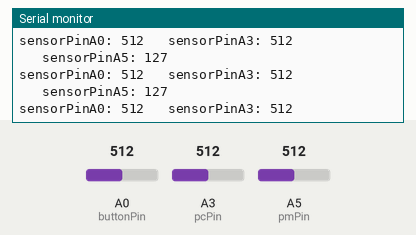
Recording of a sketch running on a simulated Arduino Uno, built with avr-gcc and run on an emulated ATmega328P. Parts: the last lines printed to the serial monitor. The test bench sets the inputs (shaded band); at power-on: A5 (pmPin) = 512, A0 (buttonPin) = 512, A3 (pcPin) = 512.

Above: at 1.2 s.
1.3 s: A5 (pmPin) set to 412
At 2.3 s:
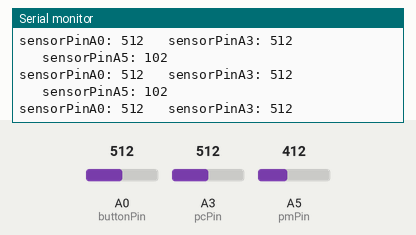
4.3 s: A5 (pmPin) set to 391
At 4.8 s:
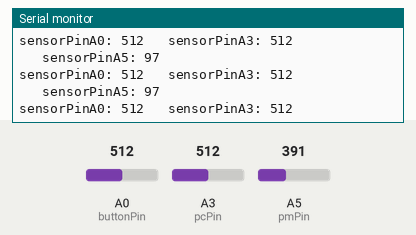
7.3 s: A0 (buttonPin) set to 989
At 8.1 s:
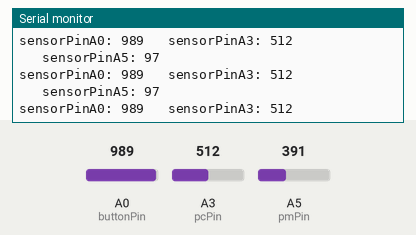
10.3 s: A0 (buttonPin) set to 1017
At 11.0 s:
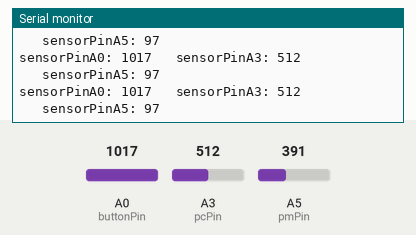
11.8 s: A3 (pcPin) set to 106
At 12.7 s:
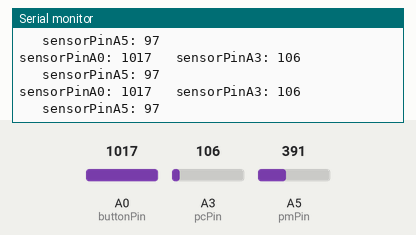
13.3 s: A3 (pcPin) set to 89
At 13.8 s:
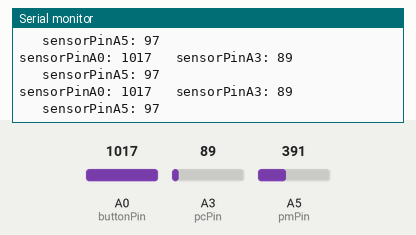
Timing chart, 0 to 15.8 s (numbered marks = the images above; inputs shaded):
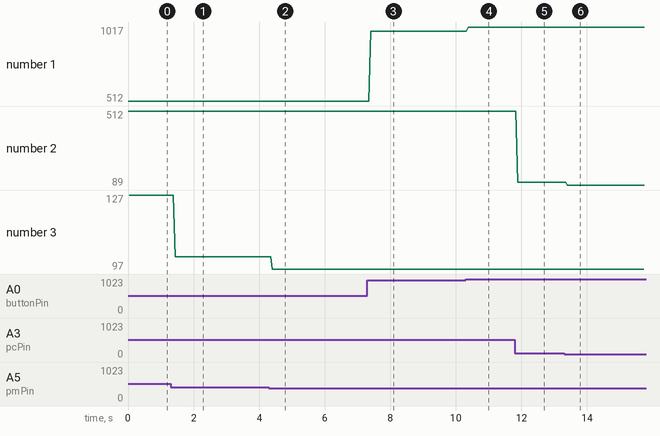

The sketch:

multi_sensorRead.ino
```cpp
int pmPin = A5;
int pcPin = A3;
int buttonPin = A0;


void setup() {
  Serial.begin(9600);
}

void loop() {
  int pmVal = analogRead(pmPin);
  int pcVal = analogRead(pcPin);
  int buttonBool = analogRead(buttonPin);

  int pmOutput = map(pmVal, 0, 1023, 0, 255);

  Serial.print("sensorPinA0: ");
  Serial.print(buttonBool);

  Serial.print("\t sensorPinA3: ");
  Serial.println(pcVal);

  Serial.print("\t sensorPinA5: ");
  Serial.println(pmOutput);

  delay(1);
}
```

Measured:
- the behaviour switches between 999 and 1000 on A0 (buttonPin) (found by bisection; images 3 and 4)
- after the input at 1.3 s, the serial monitor: prints a new line after 0.14 s (image 1)
- after the input at 4.3 s, the serial monitor: prints a new line after 0.11 s (image 2)
- after the input at 7.3 s, the serial monitor: prints a new line after 0.10 s (image 3)
- after the input at 10.3 s, the serial monitor: prints a new line after 0.07 s (image 4)
- after the input at 11.8 s, the serial monitor: prints a new line after 0.09 s (image 5)
- after the input at 13.3 s, the serial monitor: prints a new line after 0.10 s (image 6)
- plotted number 1: 512 → 989 after the input at 7.3 s, 989 → 1017 after the input at 10.3 s
